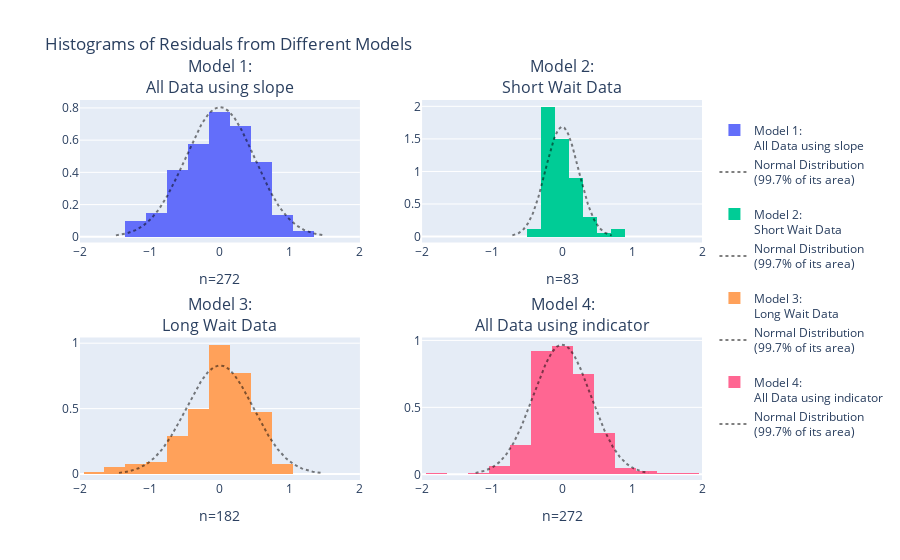

This figure's notebook cell:
### Markdown cell above
### 12. Identify which of the histograms suggests the plausibility of the assumption that the distribution of *error* terms is normal for each of the models, and explain why the other three do not support this assumption.

> Hint: Question 5 of the *Communication Activity #2* of the Oct25 TUT (addressing an *omitted* section of the TUT) discusses how the assumption in *Simple Linear Regression* that the *error* terms $\epsilon_i \sim \mathcal N\left(0, \sigma\right)$ is diagnostically assessed by evaluating distributional shape of the *residuals* $\text{e}_i = \hat \epsilon_i = Y_i - \hat y_i$

### Code cell
from plotly.subplots import make_subplots
import plotly.graph_objects as go
from scipy import stats
import numpy as np

model_residuals = {
    '<br>Model 1:<br>All Data using slope': smf.ols('duration ~ waiting', data=old_faithful).fit().resid,
    '<br>Model 2:<br>Short Wait Data': smf.ols('duration ~ waiting', data=old_faithful[short_wait]).fit().resid,
    '<br>Model 3:<br>Long Wait Data': smf.ols('duration ~ waiting', data=old_faithful[long_wait]).fit().resid,
    '<br>Model 4:<br>All Data using indicator': smf.ols('duration ~ C(kind, Treatment(reference="short"))', data=old_faithful).fit().resid
}

fig = make_subplots(rows=2, cols=2, subplot_titles=list(model_residuals.keys()))
for i, (title, resid) in enumerate(model_residuals.items()):

    if i == 1:  # Apply different bins only to the second histogram (index 1)
        bin_size = dict(start=-1.9, end=1.9, size=0.2)
    else:
        bin_size = dict(start=-1.95, end=1.95, size=0.3)

    fig.add_trace(go.Histogram(x=resid, name=title, xbins=bin_size, histnorm='probability density'), 
                  row=int(i/2)+1, col=(i%2)+1)
    fig.update_xaxes(title_text="n="+str(len(resid)), row=int(i/2)+1, col=(i%2)+1)    
    
    normal_range = np.arange(-3*resid.std(),3*resid.std(),0.01)
    fig.add_trace(go.Scatter(x=normal_range, mode='lines', opacity=0.5,
                             y=stats.norm(loc=0, scale=resid.std()).pdf(normal_range),
                             line=dict(color='black', dash='dot', width=2),
                             name='Normal Distribution<br>(99.7% of its area)'), 
                  row=int(i/2)+1, col=(i%2)+1)
    
fig.update_layout(title_text='Histograms of Residuals from Different Models')
fig.update_xaxes(range=[-2,2])
fig.show() # USE `fig.show(renderer="png")` FOR ALL GitHub and MarkUs SUBMISSIONS

### Figure 1 — Plotly figure (JSON) as saved in the notebook; plotly's stock layout.template omitted (floating-point values rounded to 4 significant figures; data arrays with more than 128 entries replaced by an {"elided": "..."} marker saying what was removed)
{"data": [{"histnorm": "probability density", "name": "<br>Model 1:<br>All Data using slope", "type": "histogram", "x": {"elided": "272 float values"}, "xaxis": "x", "xbins": {"end": 1.95, "size": 0.3, "start": -1.95}, "yaxis": "y"}, {"line": {"color": "black", "dash": "dot", "width": 2}, "mode": "lines", "name": "Normal Distribution<br>(99.7% of its area)", "opacity": 0.5, "type": "scatter", "x": {"elided": "298 float values"}, "xaxis": "x", "y": {"elided": "298 float values"}, "yaxis": "y"}, {"histnorm": "probability density", "name": "<br>Model 2:<br>Short Wait Data", "type": "histogram", "x": [-0.2137, 0.8624, -0.04291, -0.1807, -0.2152, 0.1672, -0.3998, -0.1929, -0.2152, -0.05358, 0.01717, -0.1052, -0.2153, -0.1583, -0.2913, 0.09325, -0.04826, -0.1807, -0.2807, 0.1847, -0.2222, -0.2382, -0.0605, -0.03818, 0.1948, 0.1448, -0.119, -0.1259, 0.1209, -0.09824, -0.2168, 0.2517, -0.3483, 0.331, -0.2313, 0.6103, -0.0605, -0.0344, 0.2464, -0.0844, 0.7725, -0.1253, -0.1099, 0.02625, 0.1778, -0.06526, 0.03792, -0.2067, -0.2067, 0.2486, -0.04134, -0.06683, -0.06208, 0.04858, 0.431, -0.1376, 0.04009, -0.1253, 0.1624, -0.2014, 0.2571, 0.04482, -0.1397, -0.1753, -0.04608, -0.1121, 0.3933, -0.02058, -0.119, -0.2637, 0.4033, 0.231, -0.1307, -0.1637, 0.3848, 0.04858, 0.1863, -0.0275, -0.1913, 0.04543, 0.1948, 0.1917, -0.1413], "xaxis": "x2", "xbins": {"end": 1.9, "size": 0.2, "start": -1.9}, "yaxis": "y2"}, {"line": {"color": "black", "dash": "dot", "width": 2}, "mode": "lines", "name": "Normal Distribution<br>(99.7% of its area)", "opacity": 0.5, "type": "scatter", "x": {"elided": "143 float values"}, "xaxis": "x2", "y": {"elided": "143 float values"}, "yaxis": "y2"}, {"histnorm": "probability density", "name": "<br>Model 3:<br>Long Wait Data", "type": "histogram", "x": {"elided": "182 float values"}, "xaxis": "x3", "xbins": {"end": 1.95, "size": 0.3, "start": -1.95}, "yaxis": "y3"}, {"line": {"color": "black", "dash": "dot", "width": 2}, "mode": "lines", "name": "Normal Distribution<br>(99.7% of its area)", "opacity": 0.5, "type": "scatter", "x": {"elided": "289 float values"}, "xaxis": "x3", "y": {"elided": "289 float values"}, "yaxis": "y3"}, {"histnorm": "probability density", "name": "<br>Model 4:<br>All Data using indicator", "type": "histogram", "x": {"elided": "272 float values"}, "xaxis": "x4", "xbins": {"end": 1.95, "size": 0.3, "start": -1.95}, "yaxis": "y4"}, {"line": {"color": "black", "dash": "dot", "width": 2}, "mode": "lines", "name": "Normal Distribution<br>(99.7% of its area)", "opacity": 0.5, "type": "scatter", "x": {"elided": "248 float values"}, "xaxis": "x4", "y": {"elided": "248 float values"}, "yaxis": "y4"}], "layout": {"annotations": [{"font": {"size": 16}, "showarrow": false, "text": "<br>Model 1:<br>All Data using slope", "x": 0.225, "xanchor": "center", "xref": "paper", "y": 1, "yanchor": "bottom", "yref": "paper"}, {"font": {"size": 16}, "showarrow": false, "text": "<br>Model 2:<br>Short Wait Data", "x": 0.775, "xanchor": "center", "xref": "paper", "y": 1, "yanchor": "bottom", "yref": "paper"}, {"font": {"size": 16}, "showarrow": false, "text": "<br>Model 3:<br>Long Wait Data", "x": 0.225, "xanchor": "center", "xref": "paper", "y": 0.375, "yanchor": "bottom", "yref": "paper"}, {"font": {"size": 16}, "showarrow": false, "text": "<br>Model 4:<br>All Data using indicator", "x": 0.775, "xanchor": "center", "xref": "paper", "y": 0.375, "yanchor": "bottom", "yref": "paper"}], "title": {"text": "Histograms of Residuals from Different Models"}, "xaxis": {"anchor": "y", "domain": [0, 0.45], "range": [-2, 2], "title": {"text": "n=272"}}, "xaxis2": {"anchor": "y2", "domain": [0.55, 1], "range": [-2, 2], "title": {"text": "n=83"}}, "xaxis3": {"anchor": "y3", "domain": [0, 0.45], "range": [-2, 2], "title": {"text": "n=182"}}, "xaxis4": {"anchor": "y4", "domain": [0.55, 1], "range": [-2, 2], "title": {"text": "n=272"}}, "yaxis": {"anchor": "x", "domain": [0.625, 1]}, "yaxis2": {"anchor": "x2", "domain": [0.625, 1]}, "yaxis3": {"anchor": "x3", "domain": [0, 0.375]}, "yaxis4": {"anchor": "x4", "domain": [0, 0.375]}}}
